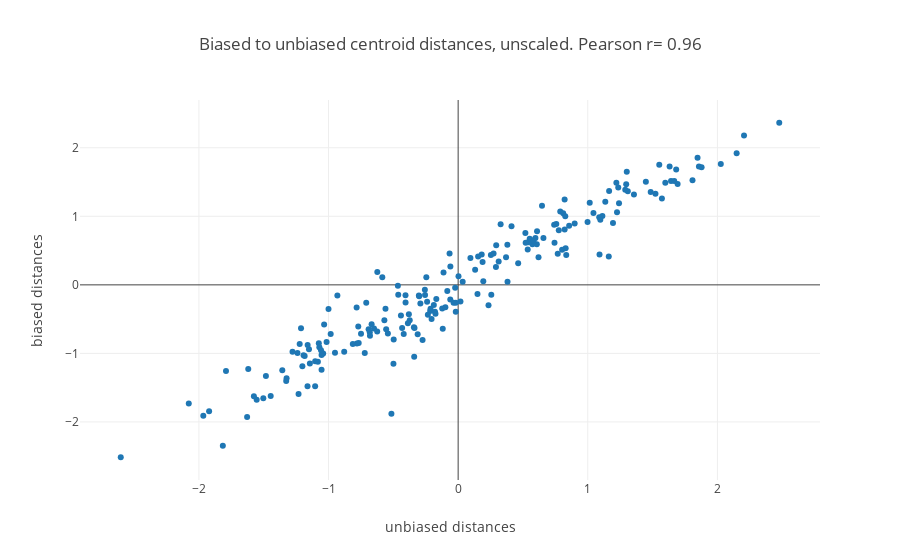

This figure's notebook cell:
### Code cell
fig_data= [go.Scatter(
x= t[:,0],
y= t[:,1],
mode= 'markers'
) 
]


layout = go.Layout(
    title= 'Biased to unbiased centroid distances, unscaled. Pearson r= {}'.format(round(pearsonr(t[:,0],t[:,1])[0],3)),
    yaxis=dict(
        title='biased distances'),
    xaxis=dict(
        title='unbiased distances')
)

fig= go.Figure(data=fig_data, layout=layout)
iplot(fig)

### Figure 1 — Plotly figure (JSON) as saved in the notebook; plotly's stock layout.template omitted (floating-point values rounded to 4 significant figures; data arrays with more than 128 entries replaced by an {"elided": "..."} marker saying what was removed)
{"data": [{"mode": "markers", "type": "scatter", "x": {"elided": "200 float values"}, "y": {"elided": "200 float values"}}], "layout": {"title": "Biased to unbiased centroid distances, unscaled. Pearson r= 0.96", "xaxis": {"title": "unbiased distances"}, "yaxis": {"title": "biased distances"}}}
